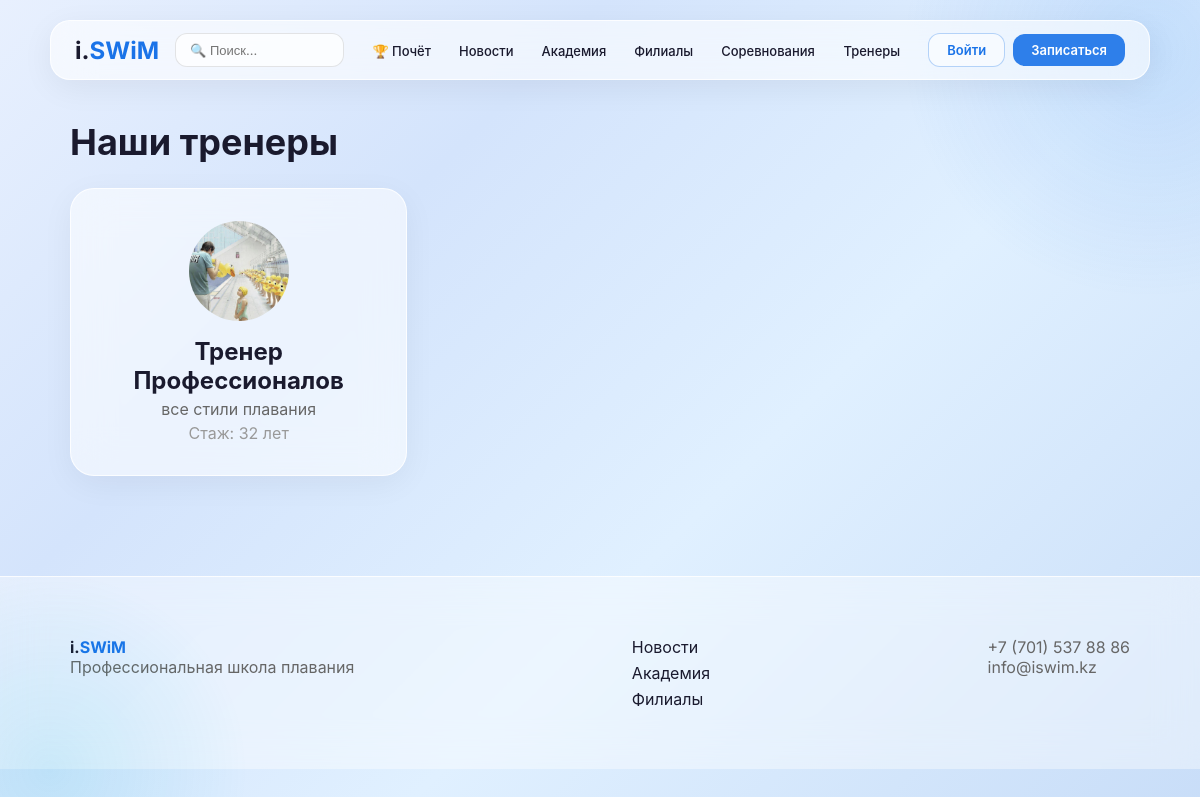
Screenshot of /trainers/ with the database file from the repository.
### trainers/models.py (models this page shows, shortened)
class Trainer(models.Model):
    user = models.OneToOneField(User, on_delete=models.CASCADE, related_name='trainer_profile', verbose_name='Пользователь')
    bio = models.TextField(verbose_name='О себе')
    experience_years = models.PositiveIntegerField(verbose_name='Стаж (лет)')
    specialization = models.CharField(max_length=200, verbose_name='Специализация')
    photo = models.ImageField(upload_to='trainers/', verbose_name='Фото')
    branches = models.ManyToManyField(Branch, related_name='trainers', verbose_name='Филиалы')
    is_active = models.BooleanField(default=True, verbose_name='Активен')
    class Meta:
        verbose_name = 'Тренер'
        verbose_name_plural = 'Тренеры'

### users/models.py (models this page shows, shortened)
class User(AbstractUser):
    middle_name = models.CharField(max_length=50, blank=True, verbose_name='Отчество')
    phone = models.CharField(max_length=20, blank=True, verbose_name='Телефон')
    avatar = models.ImageField(upload_to='avatars/', blank=True, verbose_name='Аватар')
    class Meta:
        verbose_name = 'Пользователь'
        verbose_name_plural = 'Пользователи'

### trainers/views.py (the view)
# urls.py: path('trainers/', TrainerListView.as_view(), name='trainer_list'),
class TrainerListView(ListView):
    model = Trainer
    template_name = 'trainers/trainer_list.html'
    context_object_name = 'trainers'

### trainers/templates/trainers/trainer_list.html
{% extends 'core/base.html' %}
{% block content %}
<div class="container">
    <h1 class="page-title">Наши тренеры</h1>
    <div style="display:grid;grid-template-columns:repeat(auto-fill,minmax(280px,1fr));gap:24px;">
        {% for trainer in trainers %}
            <a href="{% url 'trainer_detail' trainer.pk %}" style="text-decoration:none;color:inherit;">
                <div class="glass-card" style="text-align:center;height:100%;">
                    {% if trainer.photo %}
                        <img src="{{ trainer.photo.url }}" style="width:100px;height:100px;border-radius:50%;object-fit:cover;margin-bottom:12px;">
                    {% endif %}
                    <h2 style="font-weight:700;margin-bottom:4px;">{{ trainer.user.get_full_name }}</h2>
                    <p style="color:#666;margin-bottom:4px;">{{ trainer.specialization }}</p>
                    <p style="color:#999;">Стаж: {{ trainer.experience_years }} лет</p>
                </div>
            </a>
        {% endfor %}
    </div>
</div>
{% endblock %}

### core/templates/core/base.html (style rules this page uses)
* { margin: 0; padding: 0; box-sizing: border-box; }
body { font-family: 'Inter', -apple-system, BlinkMacSystemFont, sans-serif; background: linear-gradient(135deg, #e8f0fe 0%, #d4e4fc 30%, #e0f0ff 60%, #c8ddf8 100%); background-attachment: fixed; min-height: 100vh; color: #1a1a2e; -webkit-font-smoothing: antialiased; }
body::before { content: ''; position: fixed; top: -200px; right: -200px; width: 500px; height: 500px; background: radial-gradient(circle, rgba(26,115,232,0.15) 0%, transparent 70%); border-radius: 50%; pointer-events: none; z-index: 0; }
body::after { content: ''; position: fixed; bottom: -150px; left: -150px; width: 400px; height: 400px; background: radial-gradient(circle, rgba(0,180,216,0.12) 0%, transparent 70%); border-radius: 50%; pointer-events: none; z-index: 0; }
.container { max-width: 1100px; margin: 0 auto; padding: 20px; }
.glass-card { background: rgba(255,255,255,0.55); backdrop-filter: blur(20px); -webkit-backdrop-filter: blur(20px); border: 1px solid rgba(255,255,255,0.8); border-radius: 24px; padding: 32px; box-shadow: 0 8px 32px rgba(0,0,0,0.05); }
.page-title { font-size: 36px; font-weight: 700; margin-bottom: 24px; }

### rows the page displays
Trainer: photo (picture), user.get_full_name "Тренер Профессионалов", specialization "все стили плавания", experience_years "32"
